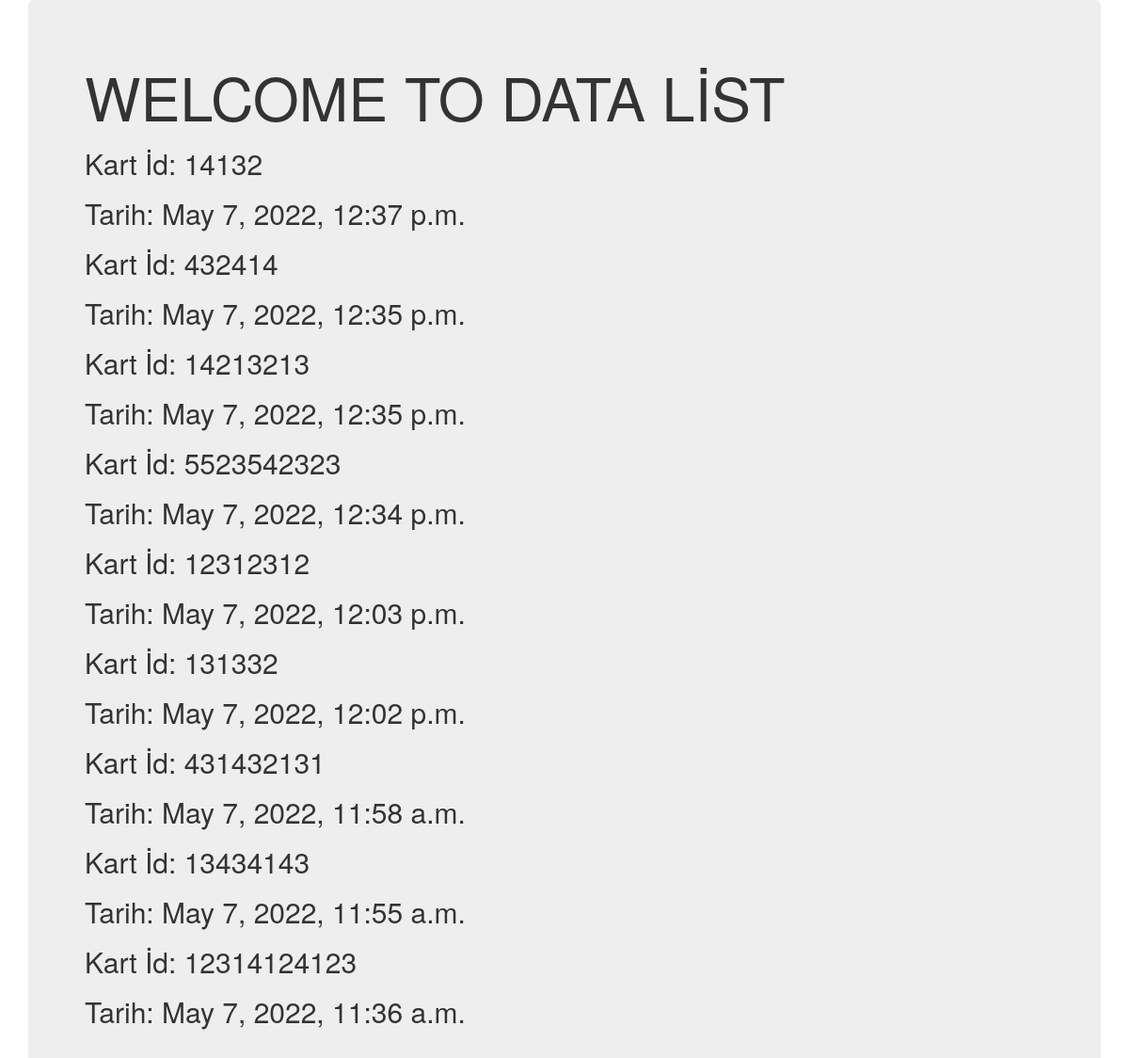
/thelist, run on the app's committed database.
### theapp/models.py (models this page shows, shortened)
class Dumdatas(models.Model):
    kartid = models.CharField(max_length=200)
    zaman = models.DateTimeField(default=timezone.now)

### theapp/views.py (the view)
# urls.py: url(r'^thelist',views.DataListView.as_view(),name="listing")
class DataListView(ListView):
    template_name = "data_list.html"
    model = Dumdatas
    def get_queryset(self):
        return Dumdatas.objects.filter(zaman__lte=timezone.now()).order_by('-zaman')

### templates/data_list.html (shortened to what this page needs)
<!DOCTYPE html>
<html lang="en" dir="ltr">
  <head>
    <link rel="stylesheet" href="https://cdn.jsdelivr.net/npm/bootstrap@3.3.7/dist/css/bootstrap.min.css">
    <link rel="stylesheet" href="https://cdn.jsdelivr.net/npm/bootstrap@3.3.7/dist/css/bootstrap-theme.min.css">
  </head>
  <body>
    <div class="container">
      <div class="jumbotron">
        <h1>WELCOME TO DATA LİST</h1>
        {% for data in dumdatas_list %}
          <div class="datas">
            <h2>Kart İd: {{data.kartid}}</h2>
            <h2>Tarih: {{data.zaman}}</h2>
        {% endfor %}
          </div>
      </div>
    </div>
  </body>
</html>

### data on the page
Dumdatas: kartid "14132", zaman "May 7, 2022, 12:37 p.m."
Dumdatas: kartid "432414", zaman "May 7, 2022, 12:35 p.m."
Dumdatas: kartid "14213213", zaman "May 7, 2022, 12:35 p.m."
Dumdatas: kartid "5523542323", zaman "May 7, 2022, 12:34 p.m."
Dumdatas: kartid "12312312", zaman "May 7, 2022, 12:03 p.m."
Dumdatas: kartid "131332", zaman "May 7, 2022, 12:02 p.m."
Dumdatas: kartid "431432131", zaman "May 7, 2022, 11:58 a.m."
Dumdatas: kartid "13434143", zaman "May 7, 2022, 11:55 a.m."
Dumdatas: kartid "12314124123", zaman "May 7, 2022, 11:36 a.m."
